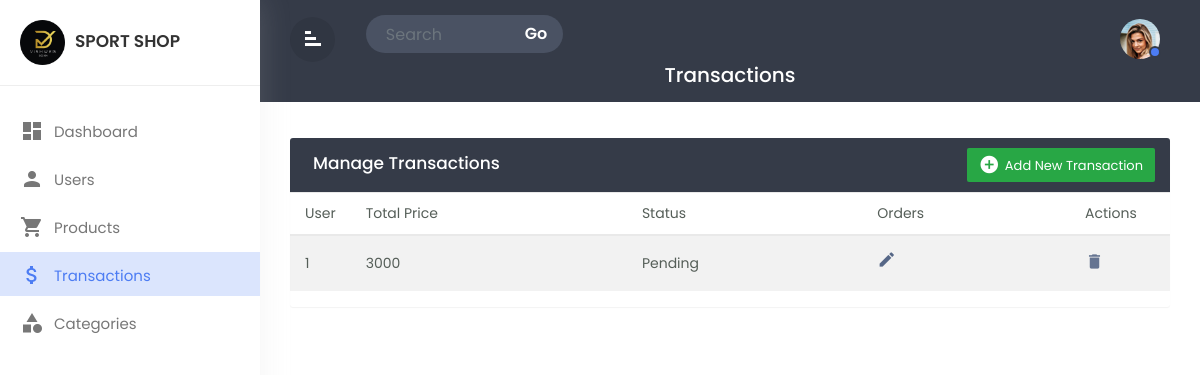
/admin/transactions.php, run on the app's committed database.
### tables this page shows
CREATE TABLE `transactions` (
  `id` int(11) NOT NULL,
  `userId` int(11) DEFAULT NULL,
  `totalPrice` float DEFAULT NULL,
  `orders` longtext DEFAULT NULL CHECK (json_valid(`orders`)),
  `status` varchar(255) DEFAULT NULL,
  `isDeleted` tinyint(1) NOT NULL DEFAULT 0
);

### backend/dbFiles/constraints.php (called while the page is built)
<?php
class Constraints{
    public static function addForignKey($tableName, $columnName, $referenceTableName, $referenceColumnName){
        $conn =Connect::makeConnection();
        $sql = "ALTER TABLE $tableName ADD FOREIGN KEY ($columnName) REFERENCES $referenceTableName($referenceColumnName)";
        $stmt = $conn->prepare($sql);
        $stmt->execute();
    }
}
?>

### backend/models/trasnaction.php (called while the page is built, shortened)
<?php
class Transaction extends DBParent{
    public function __construct(){
        Constraints::addForignKey("transactions", "userId", "users", "id");
    }
}
?>

### backend/models/dbparent.php (called while the page is built, shortened)
<?php
Class DBParent{
    public string $table = "";
    protected $conn;
    function __construct()
    {
        $this->table = strtolower(get_class($this)) . "s";
        $this->conn = Connect::makeConnection();
    }
    public function getAll(){
        $sql = "SELECT * FROM " . $this->table . " WHERE isDeleted = 0";
        $stmt = $this->conn->prepare($sql);
        $stmt->execute();
        $result = $stmt->fetchAll(PDO::FETCH_ASSOC);
        $objects = array();
        foreach($result as $row){
            $object = new $this;
            foreach($row as $key => $value){
                if(gettype($object->$key) == "array")
                    $object->$key = json_decode($value);
                else
                    $object->$key = $value;
            }
            array_push($objects, $object);
        }
        return $objects;
    }
}
?>

### backend/dbFiles/connection.php (called while the page is built)
<?php
class Connect
{
    private static $serverName = 'localhost';
    private static $username = 'root';
    private static $password = '';
    private static $database = 'ecommerce';
    public static function makeConnection()
    {
        try {
            $conn = new PDO("mysql:host=" . self::$serverName . ";dbname=" . self::$database, self::$username, self::$password);
            $conn->setAttribute(PDO::ATTR_ERRMODE, PDO::ERRMODE_EXCEPTION);
            return $conn;
        } catch (PDOException $e) {
            echo "Connection failed: " . $e->getMessage();
            return null;
        }
    }
}
?>

### admin/transactions.php (the view, shortened to what this page needs)
<?php
$transaction = new Transaction();
$transactions = $transaction->getAll();
?>
<!doctype html>
<html lang="en">
  <head>
        <link rel="stylesheet" href="css/bootstrap.min.css">
        <link rel="stylesheet" href="css/custom.css">
  </head>
  <body>
<div class="wrapper">
	 <div id="sidebar">
	    <div class="sidebar-header">
		   <h3><img src="img/logo.png" class="img-fluid"/><span>Sport Shop</span></h3>
		</div>
		<ul class="list-unstyled component m-0">
		  <li >
		  	<a href="index.php" class="dashboard"><i class="material-icons">dashboard</i>Dashboard </a>
		  </li>
		  <li >
		  	<a href="users.php" class="users"><i class="material-icons">person</i>Users</a>
		  </li>
		  <li>
		  	<a href="products.php" class="products"><i class="material-icons">shopping_cart</i>Products</a>
		  </li>
		  <li class="active">
		  	<a href="transactions.php" class="transactions"><i class="material-icons">attach_money</i>Transactions</a>
		  </li>
		  <li>
		  	<a href="categories.php" class="categories"><i class="material-icons">category</i>Categories</a>
		  </li>
		</ul>
	 </div>
<div id="content">
	<div class="top-navbar">
		<div class="xd-topbar">
			<div class="row">
				<div class="col-2 col-md-1 col-lg-1 order-2 order-md-1 align-self-center">
					<div class="xp-menubar">
						<span class="material-icons text-white">signal_cellular_alt</span>
					</div>
				</div>
				<div class="col-md-5 col-lg-3 order-3 order-md-2">
					<div class="xp-searchbar">
						<form>
							<div class="input-group">
								<input type="search" class="form-control" placeholder="Search">
								<div class="input-group-append">
									<button class="btn" type="submit" id="button-addon2">Go</button>
								</div>
							</div>
						</form>
					</div>
				</div>
				<div class="col-10 col-md-6 col-lg-8 order-1 order-md-3">
					<div class="xp-profilebar text-right">
						<nav class="navbar p-0">
							<ul class="nav navbar-nav flex-row ml-auto">
								<li class="dropdown nav-item">
									<a class="nav-link" href="#" data-toggle="dropdown">
										<img src="img/user.jpg" style="width:40px; border-radius:50%;" />
										<span class="xp-user-live"></span>
									</a>
								</li>
							</ul>
						</nav>
					</div>
				</div>
			</div>
			<div class="xp-breadcrumbbar text-center">
				<h4 class="page-title">Transactions</h4>
			</div>
		</div>
	</div>
	<div class="main-content">
		<div class="row">
			<div class="col-md-12">
				<div class="table-wrapper">
					<div class="table-title">
						<div class="row">
							<div class="col-sm-6 p-0 flex justify-content-lg-start justify-content-center">
								<h2 class="ml-lg-2">Manage Transactions</h2>
							</div>
							<div class="col-sm-6 p-0 flex justify-content-lg-end justify-content-center">
								<a href="#addTransactionModal" class="btn btn-success" data-toggle="modal">
									<i class="material-icons">&#xE147;</i>
									<span>Add New Transaction</span>
								</a>
							</div>
						</div>
					</div>
					<table class="table table-striped table-hover">
						<thead>
							<tr>
								<th>User</th>
								<th>Total Price</th>
								<th>Status</th>
								<th>Orders</th>
								<th>Actions</th>
							</tr>
						</thead>
						<tbody>
							<?php foreach ($transactions as $transaction) {
								?>
								<tr>
									<td><?php echo $transaction->userId; ?></td>
									<td><?php echo $transaction->totalPrice; ?></td>
									<td><?php echo $transaction->status; ?></td>
									<td>
										<a href="#editViewOrdersModal" class="edit" data-toggle="modal" onclick='loadOrdersModal(<?php echo json_encode($transaction->orders); ?>)'>
											<i class="material-icons" data-toggle="tooltip" title="Edit">&#xE254;</i>
										</a>
									</td>
									<td>
										<a href="#deleteTransactionModal" class="delete" data-toggle="modal"><i class="material-icons" data-toggle="tooltip" title="Delete" onclick='loadDeleteIdToModal(<?php echo $transaction->id; ?>)'>&#xE872;</i></a>
									</td>
								</tr>
							<?php } ?>
						</tbody>
					</table>
				</div>
			</div>
			</div>
		</div>
	</div>
	<footer class="footer">
		<div class="container-fluid">
			<div class="footer-in">
				<p class="mb-0">&copy 2021 Vishweb Design . All Rights Reserved.</p>
			</div>
		</div>
	</footer>
</div>
</body>
</html>

### admin/css/custom.css (style rules this page uses)
body,html { line-height:1.8; font-family:'Poppins',sans-serif; color:#555e58; text-transform:capitalize; font-weight:400; margin:0px; padding:0px; }
.material-icons { font-family: 'Material Icons'; font-weight: normal; font-style: normal; font-size: 24px; display: inline-block; line-height: 1; text-transform: none; letter-spacing: normal; word-wrap: normal; white-space: nowrap; direction: ltr; -webkit-font-smoothing: antialiased; text-rendering: optimizeLegibility; -moz-osx-font-smoothing: grayscale; font-feature-settings: 'liga'; }
p { font-size:15px; margin:12px 0 0; line-height:24px; }
a { color:#333; font-weight:400; }
button { cursor:pointer; }
ul,ol { padding:0px; margin:0px; list-style:none; }
a,a:hover,a:focus { color:#333; text-decoration:none; transition:all 0.3s; }
.wrapper { position:relative; width:100%; overflow:auto; }
#sidebar { position:fixed; height:100%!important; top:0; left:0; bottom:0; z-index:11; width:260px; overflow:auto; transition:all 0.3s; background-color:#fff; box-shadow:0 0 30px 0 rgba(200 200 200 / 20%); }
@media only screen and (min-width:992px) { #content { width:calc(100% - 260px); position:relative; float:right; transition:all 0.3s; } }
#sidebar .sidebar-header { padding:20px; background-color:#fff; border-bottom:1px solid #eee; }
.sidebar-header h3 { color:#333; font-size:17px; margin:0px; text-transform:uppercase; transition:all 0.5s ease; font-weight:600; }
.sidebar-header h3 img { width:45px; margin-right:10px; }
#sidebar ul li { padding:2px 0px; }
#sidebar ul li.active> a { color:#4c7cf3; background-color:#DBE5FD; }
#sidebar ul li.active> a i { color:#4c7cf3; }
#sidebar ul.component { padding:20px 0px; }
#sidebar ul li a { padding:5px 10px 5px 20px; line-height:30px; font-size:15px; position:relative; font-weight:400; display:block; color:#777777; text-transform:capitalize; }
#sidebar ul li a i { position:relative; margin-right:10px; top:6px; }
#content { position:relative; transition:all 0.5s; background-attachment:#f9fafc; }
.top-navbar { width:100%; z-index:9; position:relative; padding:15px 30px; background-color:#353b48; }
.xd-topbar { width:100%; position:relative; }
input[type="search"] { background-color:#4a5263; color:#fff; padding-left:20px; border:none; border-radius:50px 0px 0px 50px; }
.input-group-append { margin-left:-1px; }
.xp-searchbar .btn { background-color:#4a5263; color:#fff; font-weight:600; font-size:16px; border-radius:0 50px 50px 0; padding:4px 15px; }
.xp-breadcrumbbar .page-title { font-size:20px; color:#fff; margin-bottom:0; margin-top:0; }
.main-content { padding:30px 30px 0px 30px; }
.navbar { background-color:#353B48; color:#fff; }
.xp-menubar { border-radius:50%; width:45px; height:45px; line-height:45px; text-align:center; margin-right:20px; border:none; color:#fff; cursor:pointer; background-color:rgba(0,0,0,0.09); }
.xp-menubar span { margin:9px; padding:0px; transform:rotate(90deg); }
.navbar-nav > li > a { color:#fff; }
.navbar-nav li a { position:relative; display:block; padding:4px 10px!important; }
.xp-user-live { position:absolute; bottom:5px; right:9px; width:12px; height:12px; border-radius:50%; border:2px solid #353b48; background-color:#4c7cf3; }
.table-wrapper { background-color: #fff; margin:6px 0px 40px 0px; width: 100%; overflow: auto; border-radius: 3px; box-shadow: 0 1px 1px rgb(0 0 0 / 5%); }
.table-title { background:#353b48; color:#fff; position:sticky; top:0; width:100%; left:0; padding:10px 30px; border-radius:0px 0px 0 0; }
.table-title h2 { margin:5px 0 0; font-size:17px; }
.table-title .btn { color:#fff; float:right; font-size:13px; border:none; min-width:50px; border-radius:2px; border:none; outline:none!important; margin-left:10px; }
.table-title .btn i { float:left; font-size:21px; margin-right:5px; }
.table-title .btn span { float:left; margin-top:2px; }
table.table tr th, table.table tr td { border-color:#e9e9e9; padding:8px 15px; font-size:14px; font-weight: 400; vertical-align:middle; }
table.table tr th:first-child { width:60px; }
table.table tr th:last-child { width:100px; }
table.table td:last-child { opacity:0.9; font-size:22px; margin:0px 5px; }
table.table td a { font-weight:bold; color:#566787; display:inline-block; text-decoration:none; outline:none!important; }
.edit { color:#FFC107; }
.delete { color:#F44336; }
table.table td i { font-size:19px; }
footer { background-color:#353b48; color:#fff; text-align:center; padding:10px 30px; position:relative; width:100%; }

### data on the page
transactions: userId "1", totalPrice "3000", status "Pending"
